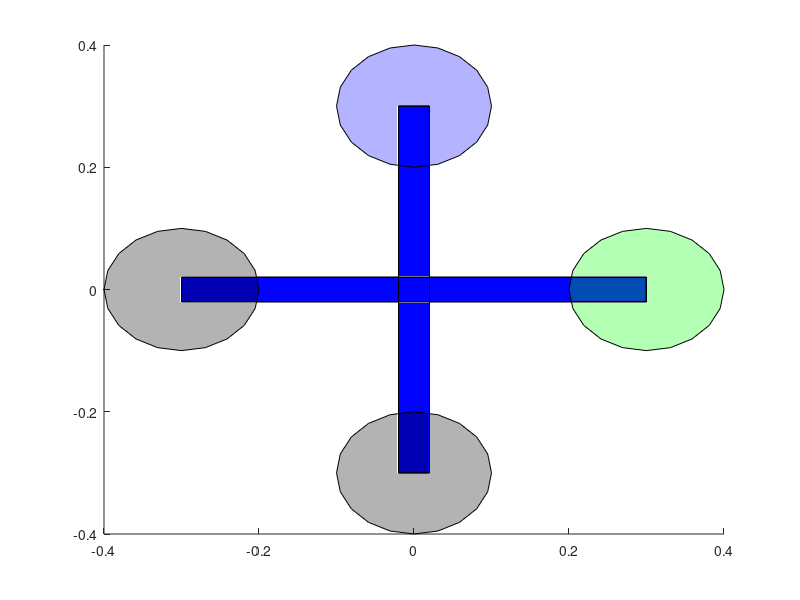

The MATLAB source for this figure:
% Wil Selby
% Washington, DC
% May 30, 2015

% This function sets the inital vertices and faces of the quadrotor arms
% and motors for drawing purposes. In this coordinate system, the front of
% the quadrotor is to the left and Motor 1 is the left motor.


%% Store data in global variable
global Quad

load Quad_plotting_model

Quad.X_arm  = patch('xdata', QuadModel.X_armX, ...
                    'ydata', QuadModel.X_armY, ...
                    'zdata', QuadModel.X_armZ, ...
                    'facealpha', .9, 'facecolor', 'b');
Quad.Y_arm  = patch('xdata', QuadModel.Y_armX, ...
                    'ydata', QuadModel.Y_armY, ...
                    'zdata', QuadModel.Y_armZ, ...
                    'facealpha', .9, 'facecolor', 'b');
Quad.Motor1 = patch('xdata', QuadModel.Motor1X, ...
                    'ydata', QuadModel.Motor1Y, ...
                    'zdata', QuadModel.Motor1Z, ...
                    'facealpha',.3,'facecolor','g');
Quad.Motor2 = patch('xdata', QuadModel.Motor2X, ...
                    'ydata', QuadModel.Motor2Y, ...
                    'zdata', QuadModel.Motor2Z, ...
                    'facealpha',.3,'facecolor','k');
Quad.Motor3 = patch('xdata', QuadModel.Motor3X, ...
                    'ydata', QuadModel.Motor3Y, ...
                    'zdata', QuadModel.Motor3Z, ...
                    'facealpha',.3,'facecolor','k');
Quad.Motor4 = patch('xdata', QuadModel.Motor4X, ...
                    'ydata', QuadModel.Motor4Y, ...
                    'zdata', QuadModel.Motor4Z, ...
                    'facealpha',.3,'facecolor','b');




